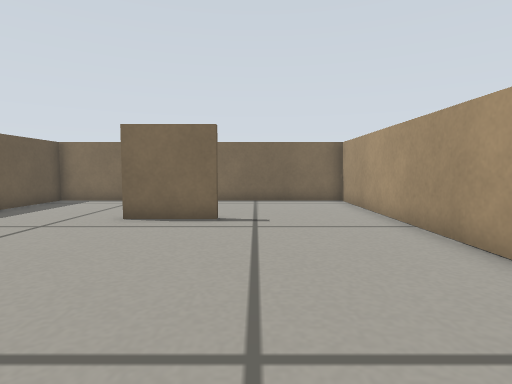
View 1 (above)

22 first-person views from a walk through a Gazebo world. The camera is 0.26 m above the floor, tilts 4° down and sees 80° across. The floor is counted in squares, 0.2 m on a side. Each view is taken from the middle of a square. On the plan, view 1 faces up. The plan holds only what a view shows up to about 13 squares ahead; the rest is blank.

View 2
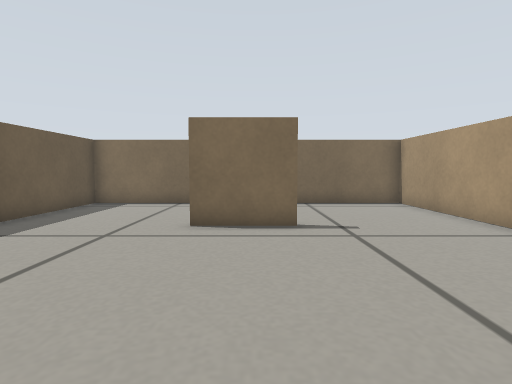

View 3
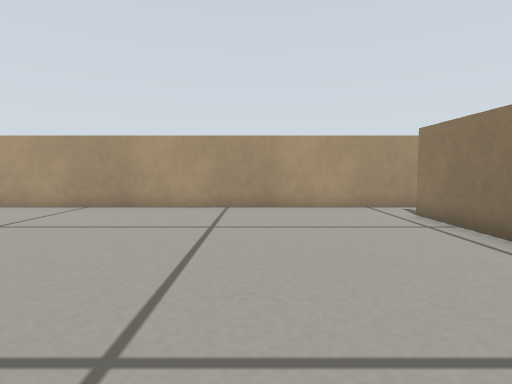

View 4
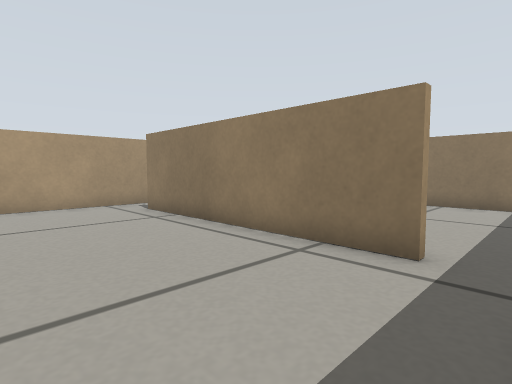

View 5
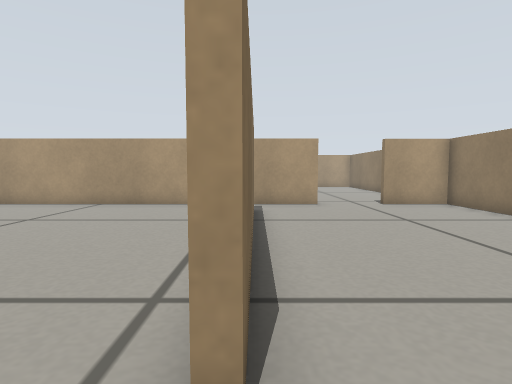

View 6
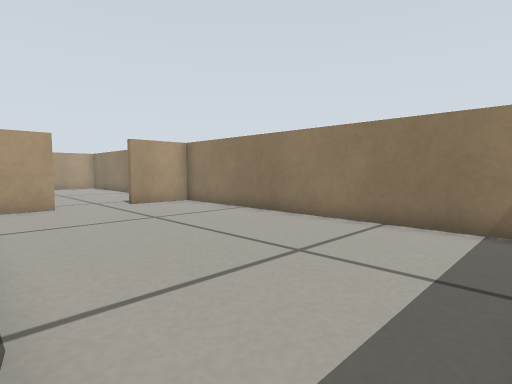

View 7
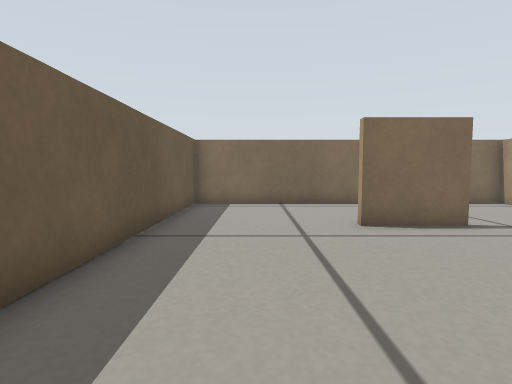

View 8
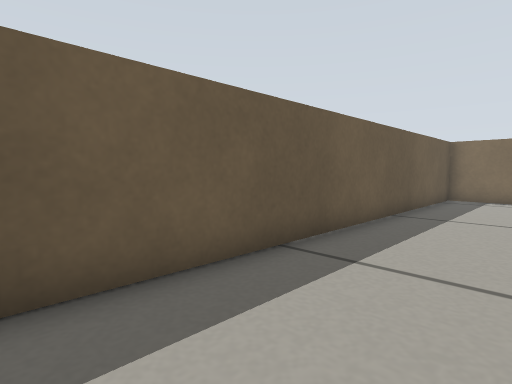

View 9
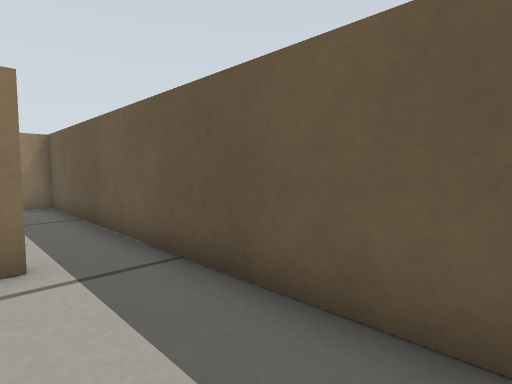

View 10
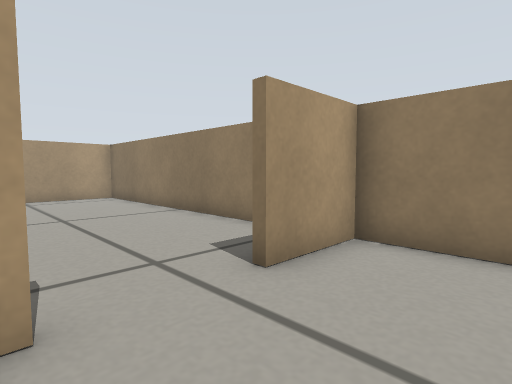

View 11
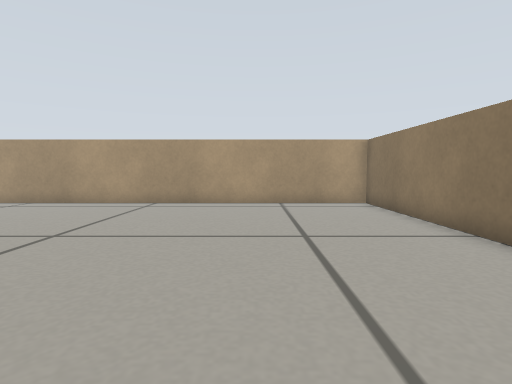

View 12
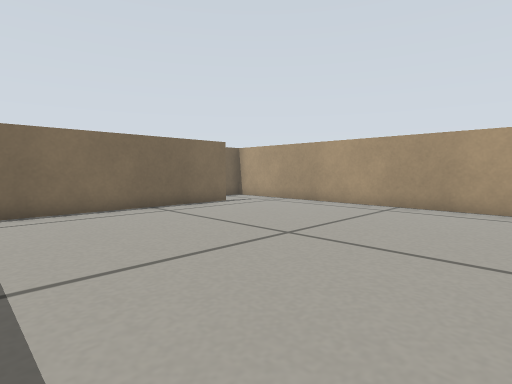

View 13
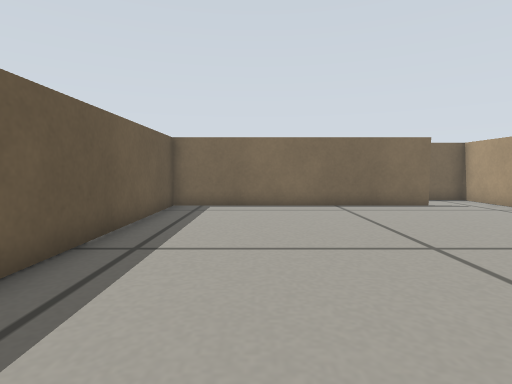

View 14
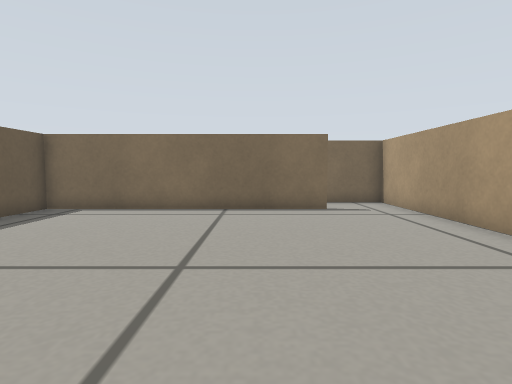

View 15
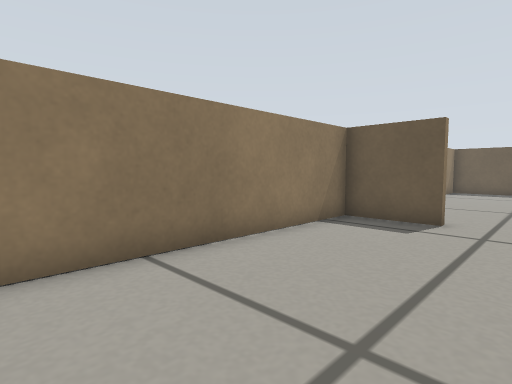

View 16
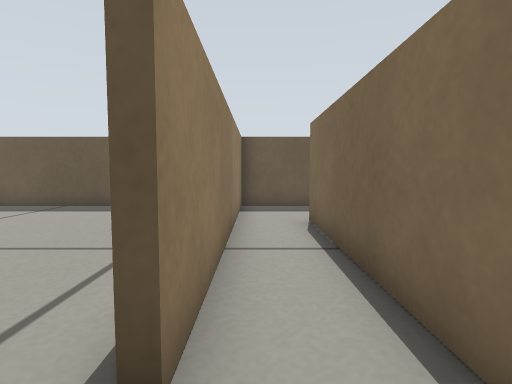

View 17
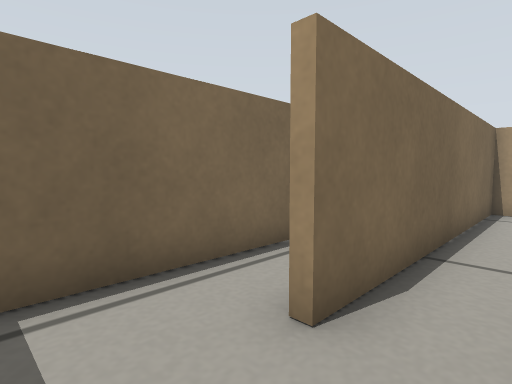

View 18
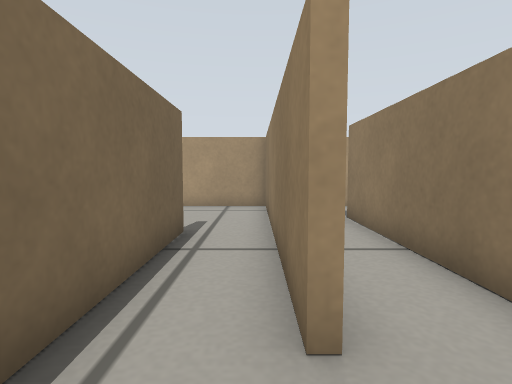

View 19
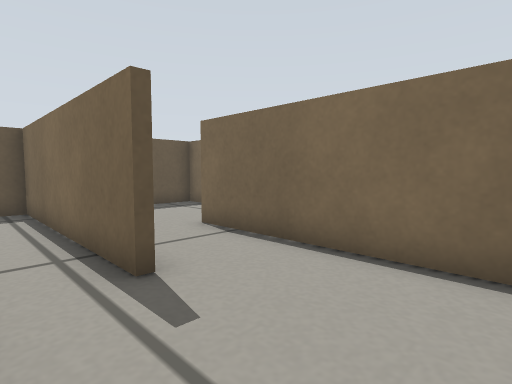

View 20
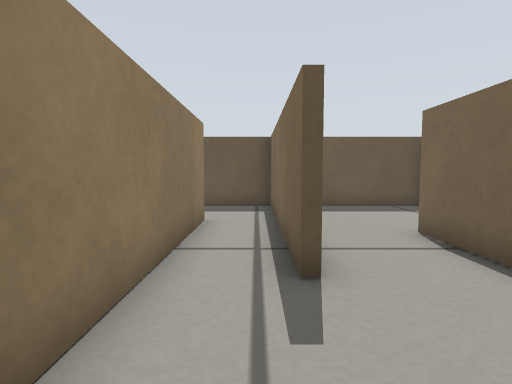

View 21
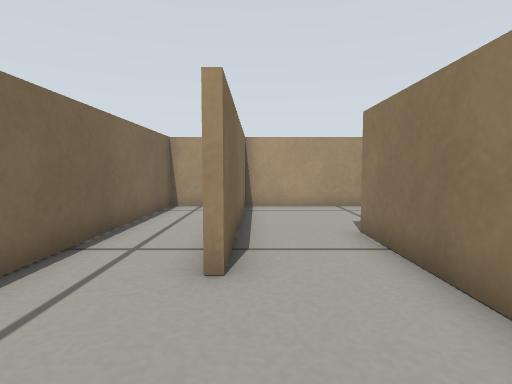

View 22
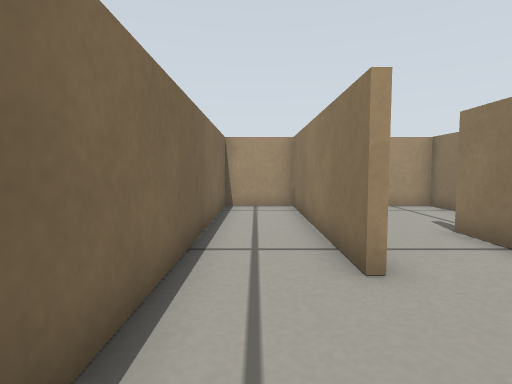

### Floor plan
Points are (right, up) in squares from view 1. A wall is a line through its corners. A room is listed if a view was taken in it or the views show most of it. See-through windows are left out.
Room 1 (views 1, 2, 3, 4, 5, 6, 7, 8, 9, 10)
walls: (-3, -3.9) (-6.6, -3.9); (-6.6, -3.7) (2, -3.7); (-1, 8.1) (-3.6, 8.1); (3.7, -6.5) (3.7, 13.1) (-0.4, 13.1); (-1.9, 13.1) (-8.4, 13.1) (-8.4, -11.4) (3.7, -11.4) (3.7, -8.9)
ways out: opening at (4, -7.5) to room 2
Room 2 (views 11, 12, 13, 14, 15)
walls: (4, -8.9) (4, -11.4) (16.1, -11.4) (16.1, 3.4); (13.5, 3.2) (4, 3.2) (4, -5.4)
ways out: opening at (4, -7.5) to room 1; opening at (14.5, 3) to room 3
Room 3 (views 16, 17)
walls: (4, 5.5) (4, 3.5) (13.5, 3.5); (16.1, 3.4) (16.1, 5.4) (7, 5.4)
ways out: opening at (14.5, 3) to room 2; opening at (6, 5) to room 4
Room 4 (views 18, 19, 20)
walls: (11.5, 7.5) (4, 7.5) (4, 5.5); (7, 5.6) (16.1, 5.6) (16.1, 8.5)
ways out: opening at (6, 5) to room 3; opening at (13.5, 8) to room 5
Room 5 (view 21)
walls: (7.5, 7.8) (11.5, 7.8); (4, 10.4) (4, 9.4); (16.1, 8.5) (16.1, 10.4) (8.6, 10.4)
ways out: opening at (13.5, 8) to room 4; opening at (6.5, 10) to room 6
Room 6 (view 22)
walls: (8.6, 10.6) (16.1, 10.6) (16.1, 13.1) (4, 13.1) (4, 10.4)
ways out: opening at (6.5, 10) to room 5

Positions as (right, up) in squares from view 1, and headings:
1: (0, 0), facing up
2: (-2, 1), facing up
3: (-7, 1), facing right
4: (-8, 1), facing down-right
5: (-8, -4), facing right
6: (-8, -4), facing down-right
7: (-6, 1), facing up
8: (-5, -2), facing up-left
9: (-6, 1), facing down-left
10: (1, -6), facing down-right
11: (4, -7), facing right
12: (5, -7), facing up-right
13: (7, -8), facing up
14: (11, -7), facing up
15: (12, -7), facing down-left
16: (15, 4), facing left
17: (5, 4), facing up-right
18: (5, 6), facing right
19: (15, 6), facing up-left
20: (15, 7), facing left
21: (5, 10), facing right
22: (5, 12), facing right
